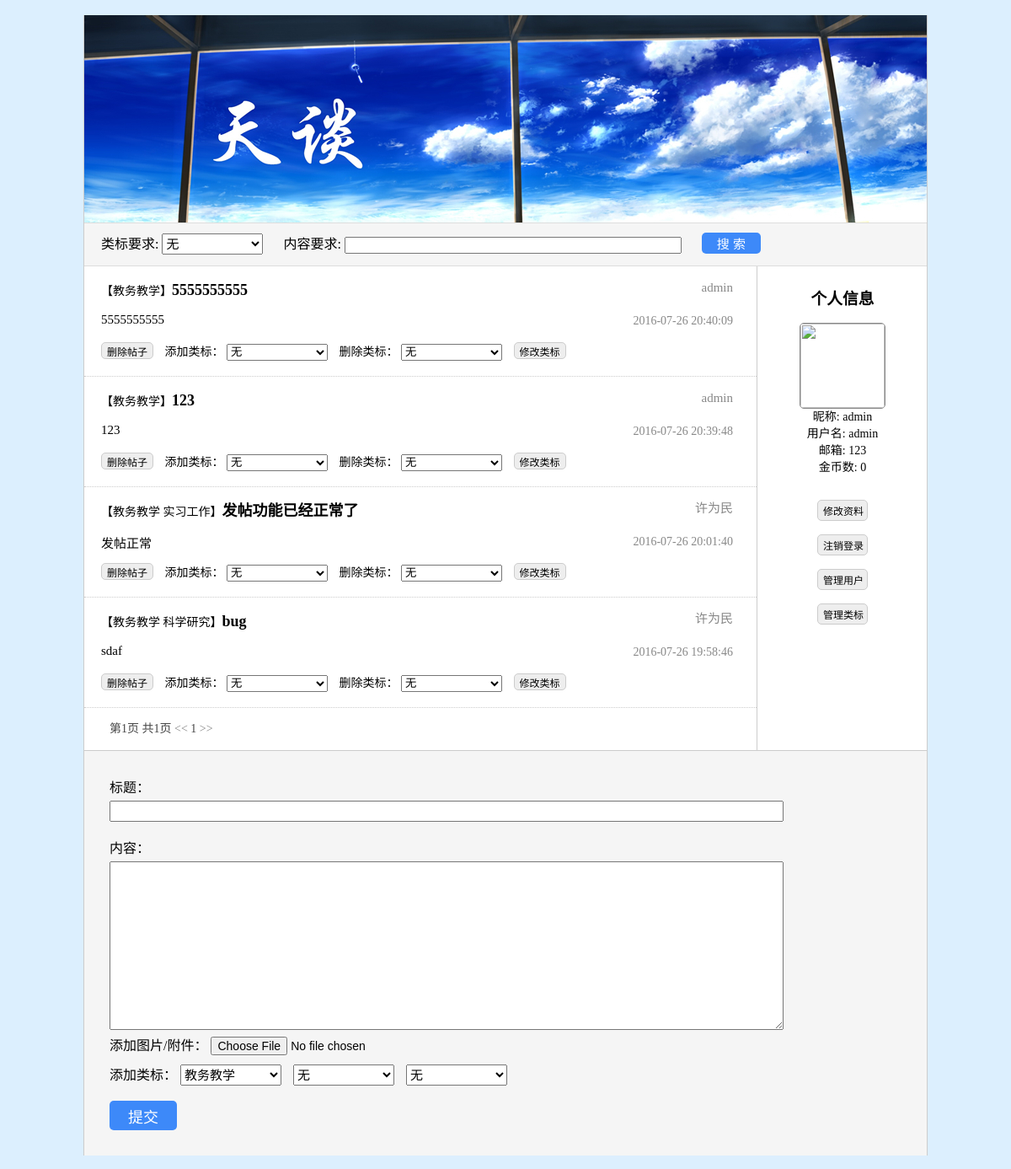
The app's page /postbar/homepage/ (signed in) with its own data.
### postbar/models.py (models this page shows, shortened)
class TKuser(models.Model):
	user        = models.OneToOneField(User, on_delete = models.CASCADE)
	nickname    = models.CharField(max_length = 100)
	img         = models.ImageField(upload_to = user_directory_path)
	pwdQuestion = models.CharField(max_length = 100)
	pwdAnswer   = models.CharField(max_length = 100)
	numPost     = models.IntegerField(default = 0)
	numScore    = models.IntegerField(default = 0)
	numCoin     = models.IntegerField(default = 0)
	usrStatus   = models.SmallIntegerField(default = 0)
	usrType     = models.SmallIntegerField(default = 0)
	def getImgUrl(self):
		if self.img:
			return self.img.url
		else:
			return '/static/images/mengbi.jpg'

class TKpost(models.Model):
	title       = models.CharField(max_length = 100)
	content     = models.CharField(max_length = 1000)
	img         = models.ImageField(upload_to = 'upload')
	attachment  = models.FileField()
	user        = models.ForeignKey(User, on_delete = models.CASCADE)
	time        = models.DateTimeField(default = timezone.now)
	classTag    = models.CharField(max_length = 100)
	keyword     = models.CharField(max_length = 100)
	numClick    = models.IntegerField(default = 0)
	numResp     = models.IntegerField(default = 0)
	score       = models.IntegerField(default = 0)
	coin        = models.IntegerField(default = 0)

### postbar/views.py (the view, shortened to what this page needs)
@csrf_exempt
def homepage(request):
	if request.user.is_authenticated():
		postDic = [{'post': p,
					'tag1': p.classTag.split()[0],
					'tag2': p.classTag.split()[1] if len(p.classTag.split()) > 1 else '无',
					'tag3': p.classTag.split()[2] if len(p.classTag.split()) > 2 else '无'
				} for p in TKhomepage.searchPostByTime()
			]
		dic = {
			'user': request.user,
			'img' : request.user.tkuser.getImgUrl(),
			'posts': postDic,
			'tags': TKclassTag.objects.all(),
		}
		return render(request, 'postbar/homepage.html', dic)
	else:
		return HttpResponse("您未登陆，无法访问该网页！")

### postbar/models.py (called while the page is built)
	def searchPostByTime():
		return TKpost.objects.all().order_by('-time')

### postbar/templates/postbar/homepage.html (shortened to what this page needs)
﻿<!doctype html>
<html lang="zh-CN">
<head>
	<link rel="stylesheet" href="/static/css/base.css">
</head>
<body>
<div id="container">
	<div id="homepage_header" style="background-image:url(/static/images/hp_header.jpg)"></div>
	<div id="menu_block">
		类标要求:
		<select class="menu_block_label" name="search_label">
			<option value="无">无</option>
		</select>
		内容要求:
		<input id="menu_block_content" type="text" name="search_content"/>
		<input id="menu_block_search" type="button" value="搜 索"/>
	</div>
	<div id="user_info">
		<h3>个人信息</h3>
		<img class="user_info_img" src="{{ img }}"></br>
		<span class="user_info_name">昵称: {{ user.tkuser.nickname }}</span></br>
		<span class="user_info_name">用户名: {{ user.username }}</span></br>
		<span class="user_info_name">邮箱: {{ user.email }}</span></br>
		<span class="user_info_name">金币数: {{ user.tkuser.numCoin }}</span></br></br>
		<input class="user_info_btn" type="button" value="修改资料" onclick="window.location.href='{% url 'account' %}'"/></br>
		<input class="user_info_btn" type="button" value="注销登录" onclick="logout()"/></br>
		{% if user.tkuser.usrType != 0 %}
			<input class="user_info_btn" type="button" value="管理用户" onclick="window.location.href='{% url 'useradmin' %}'"/></br>
			<input class="user_info_btn" type="button" value="管理类标" onclick="window.location.href='{% url 'tagadmin' %}'"/></br>
		{% endif %}
	</div>
	<div id="post_list">
		{% for p in posts %}
		{% if p.post.user.tkuser.usrStatus != 2 %}
		<div class="post_item">
			<div class="post_item_wrap1">
				<p class="post_item_title"><a href="{% url 'post' p.post.id %}" target="_blank">
					<span class="post_item_label">【{{ p.post.classTag }}】</span>{{ p.post.title }}
				</a></p>
				<p class="post_item_author">{{ p.post.user.tkuser.nickname }}</p>
			</div>
			<div class="post_item_wrap2">
				<div class="post_item_brief"><p>{{ p.post.content }}</p></div>
				<div class="post_item_date">{{ p.post.time|date:"Y-m-d H:i:s" }}</div>
			</div>
			{% if user.tkuser.usrType != 0 %}
			<div class="post_item_wrap3">
				<input class="post_item_btn opPost" id="delPost{{ forloop.counter }}" type="button" value="删除帖子"/>
				添加类标：
				<select class="post_item_ctrl" id="addTag{{ forloop.counter }}">
					<option value="无">无</option>
				</select>
				删除类标：
				<select class="post_item_ctrl" id="delTag{{ forloop.counter }}">
					<option value="无">无</option>
				</select>
				<button class="post_item_btn opTag" type="button" id="op{{ forloop.counter }}">修改类标</button>
			</div>
			{% endif %}
		</div>
		{% endif %}
		{% endfor %}
		<div id="pagenum">
			第1页 共1页  <a href=""><<</a> 1 <a href="">>></a>
		</div>
	</div>
	<form id="new_post" method="post" action="" >
		标题：</br><input id="new_post_title" type="text" name="title" onsubmit="checkPost()" />
		内容：</br><textarea id="new_post_content" name="content"></textarea></br>
		添加图片/附件：
		<input id="new_post_file" type="file" name="headimg"/></br>
		<div id="new_post_labels">
			添加类标：
			<select class="new_post_label" name="tag1">
			{% for tag in tags %}
				<option value="{{ tag.classTagName }}">{{ tag.classTagName }}</option>
			{% endfor %}
			</select>
			<select class="new_post_label" name="tag2">
				<option value="无" selected="selected">无</option>
			</select>
			<select class="new_post_label" name="tag3">
				<option value="无" selected="selected">无</option>
			</select>
		</div></br>
		{% if user.tkuser.usrStatus > 0 %}
			<p>您处于禁言或屏蔽状态，无法发帖！</p>
		{% else %}
			<input type="button" value="提交" id="new_post_submit" onclick="checkPost()" />
		{% endif %}
	</form>
</body>
</body>
</html>

### freetalk/static/css/base.css (style rules this page uses)
body { margin:0px; background:#DCEFFE; font-family:"Microsoft YaHei"; font-size:16px; #text-overflow:ellipsis; #white-space:nowrap; }
p { overflow:hidden; white-space:nowrap; text-overflow:ellipsis; }
a:link { color:#000000; text-decoration:none; }
#container { width:1000px; margin:0px auto; background:#ffffff; border-style:none solid none solid; border-width:1px; border-color:#cccccc; }
#homepage_header { height:246px; border-bottom-style:solid; border-width:1px; border-color:#dddddd; }
#menu_block { background:#f5f5f5; height:40px; padding:5px 20px; line-height:40px; border-bottom-style:solid; border-width:1px; border-color:#dddddd; }
.menu_block_label { width:120px; height:25px; margin-right:20px; font-size:15px; }
#menu_block_content { height:20px; width:400px; margin-top:5px; font-size:15px; font-family:"Microsoft YaHei"; }
#menu_block_search { width:70px; height:25px; margin-left:20px; color:#ffffff; font-size:15px; background:#3D89F9; border-style:solid; border-width:0px; border-radius:5px; cursor:pointer; }
#user_info { width:200px; padding:10px 0px; float:right; text-align:center; line-height:20px; }
.user_info_img { width:100px; height:100px; border-style:solid; border-width:1px; border-color:#888888; border-radius:5px; }
.user_info_name { font-size:14px; }
.user_info_btn { width:60px; height:25px; margin:8px 0px; font-size:12px; background:#eeeeee; border-style:solid; border-width:1px; border-color:#cccccc; border-radius:5px; cursor:pointer; }
#post_list { width:798px; min-height:500px; float:left; border-style:none solid none none; border-width:1px; border-color:#cccccc; }
.post_item { #height:80px; padding:0px 0px 0px 20px; border-bottom-style:dotted; border-width:1px; border-color:#cccccc; }
.post_item_wrap1 { width:750px; height:40px; overflow:hidden; white-space:nowrap; text-overflow:ellipsis; line-height:20px; }
.post_item_title { width:600px; font-size:18px; font-weight:bold; float:left; }
.post_item_label { font-size:14px; font-weight:normal; }
.post_item_author { width:100px; float:right; color:#888888; font-size:15px; text-align:right; }
.post_item_wrap2 { width:750px; height:50px; }
.post_item_brief { width:570px; height:50px; float:left; font-size:15px; }
.post_item_date { color:#888888; width:160px; height:50px; line-height:50px; float:right; font-size:14px; text-align:right; }
.post_item_wrap3 { width:750px; height:40px; font-size:14px; }
.post_item_btn { height:20px; margin-right:10px; font-size:12px; background:#eeeeee; border-style:solid; border-width:1px; border-color:#cccccc; border-radius:5px; cursor:pointer; }
.post_item_ctrl { width:120px; height:20px; margin-right:10px; }
#pagenum { padding:10px 30px; height:30px; color:#444444; font-size:14px; line-height:30px; }
#new_post { width:940px; background:#f5f5f5; padding:30px; #margin:20px 0px; border-top-style:solid; border-width:1px; border-color:#cccccc; }
#new_post_title { height:25px; width:800px; margin-top:5px; font-size:16px; font-family:"Microsoft YaHei"; }
#new_post_content { width:800px; height:200px; margin:5px 0px; font-size:16px; font-family:"Microsoft YaHei"; }
#new_post_file { font-size:14px; }
#new_post_labels { margin-top:10px; }
.new_post_label { width:120px; height:25px; margin-right:10px; font-size:15px; }
#new_post_submit { width:80px; height:35px; color:#ffffff; font-size:18px; background:#3D89F9; border-style:solid; border-width:0px; border-radius:5px; cursor:pointer; }

### records on screen
TKpost: post.classTag "教务教学", post "5555555555", post.user.tkuser.nickname "admin", post.content "5555555555", post.time "2016-07-26 20:40:09"
TKpost: post.classTag "教务教学", post "123", post.user.tkuser.nickname "admin", post.content "123", post.time "2016-07-26 20:39:48"
TKpost: post.classTag "教务教学 实习工作", post "发帖功能已经正常了", post.user.tkuser.nickname "许为民", post.content "发帖正常", post.time "2016-07-26 20:01:40"
TKpost: post.classTag "教务教学 科学研究", post "bug", post.user.tkuser.nickname "许为民", post.content "sdaf", post.time "2016-07-26 19:58:46"

### other values on screen
{{ user.tkuser.nickname }} "admin"
{{ user.username }} "admin"
{{ user.email }} "123"
{{ user.tkuser.numCoin }} "0"
form field tag1 "教务教学"
